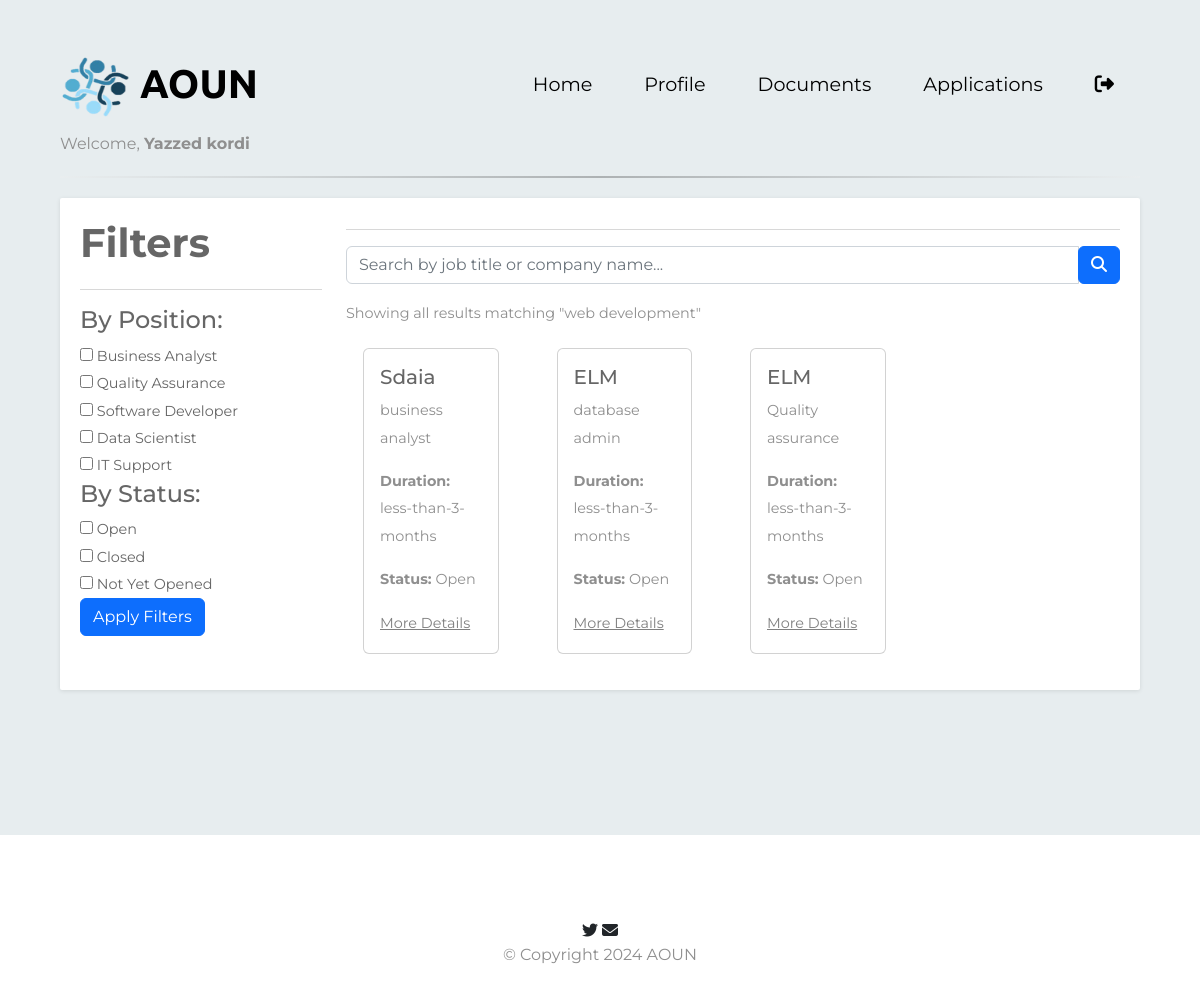
Screenshot of /HomePage_student (signed in) with the database file from the repository.
### flaskapp/flaskapp/models.py (models this page shows)
class Opportunity(db.Model):
    id = db.Column(db.Integer, primary_key=True)
    OppDuration = db.Column(db.String(50), nullable=False)
    OppCity = db.Column(db.String(50), nullable=False)
    OppJobTitle = db.Column(db.String(100), nullable=False)
    OppJobDesc = db.Column(db.Text, nullable=False)
    open_date = db.Column(db.DateTime, nullable=False)
    close_date = db.Column(db.DateTime, nullable=False)
    company_id = db.Column(db.Integer, db.ForeignKey('company.id'), nullable=False)
    applications = db.relationship('Apply', backref='applied_opportunities', lazy=True)

class Company(db.Model):
    id = db.Column(db.Integer, primary_key=True)
    CompName = db.Column(db.String(100), nullable=False)
    CompCity = db.Column(db.String(50), nullable=True)
    CompNum = db.Column(db.String(15), nullable=True)
    CompEmail = db.Column(db.String(100), nullable=False)
    CompWebsite = db.Column(db.String(100), nullable=True)
    CompIndustry = db.Column(db.String(100), nullable=True)
    CompPic = db.Column(db.String(200), nullable=True)
    CompPass = db.Column(db.String(100), nullable=False)
    CompFile = db.Column(db.String(100), nullable=False)
    verify = db.Column(db.Boolean, nullable=True, default=False)
    CompLogo = db.Column(db.String(100), nullable=True)
    opportunities = db.relationship('Opportunity', backref='company', lazy=True)

### flaskapp/flaskapp/app.py (the view, shortened to what this page needs)
@app.route('/HomePage_student', methods=['GET', 'POST'])
def HomePage_student():
    student = session.get('student')
    current_time = datetime.utcnow()
    search_query = request.args.get('search_query', '').strip()
    filter_category = request.args.get('filter_category', '').strip()
    filter_status = request.args.get('filter_status', '').strip()
    query = Opportunity.query
    if filter_category:
        query = query.filter(Opportunity.OppJobTitle.like(f"%{filter_category}%"))
    opportunities = query.all()
    return render_template('student/HomePage_student.html',
                           student=student,
                           opportunities=opportunities,
                           current_time=current_time,
                           search_query=search_query,
                           filter_category=filter_category,
                           filter_status=filter_status)

### flaskapp/flaskapp/templates/student/HomePage_student.html (shortened to what this page needs)
<!DOCTYPE html>
<html>
  <head>
    <link
      rel="stylesheet"
      href="https://cdn.jsdelivr.net/npm/bootstrap@5.2.0/dist/css/bootstrap.min.css"
    />
    <link
      rel="stylesheet"
      href="{{ url_for('static', filename='css/main.css') }}"
    />
    <link
      rel="stylesheet"
      href="{{ url_for('static', filename='css/student/stu_home.css') }}"
    />
  </head>
  <body>
    <section id="title">
      <div class="container-fluid">
        <nav class="navbar navbar-expand-lg navbar-dark">
          <a
            class="navbar-brand"
            href="{{ url_for('HomePage') }}"
            style="display: flex; align-items: center"
          >
            <img
              src="{{ url_for('static', filename='images/aounlogo.png') }}"
              alt="Website Logo"
              width="70"
              height="70"
              style="margin-right: 10px"
            />
            <span>AOUN</span>
          </a>
          <div class="collapse navbar-collapse" id="navbarTogglerDemo02">
            <ul class="navbar-nav ms-auto">
              <li class="nav-item">
                <a class="nav-link" href="{{ url_for('HomePage_student') }}"
                  >Home</a
                >
              </li>
              <li class="nav-item">
                <a class="nav-link" href="{{ url_for('profile') }}">Profile</a>
              </li>
              <li class="nav-item">
                <a class="nav-link" href="{{ url_for('doucment') }}"
                  >Documents</a
                >
              </li>
              <li class="nav-item">
                <a class="nav-link" href="{{ url_for('appliaction') }}"
                  >Applications</a
                >
              </li>
              <li class="nav-item">
                <a class="nav-link" href="{{ url_for('logout') }}"
                  ><i
                    class="fa-solid fa-right-from-bracket"
                    style="color: #000000"
                  ></i
                ></a>
              </li>
            </ul>
          </div>
        </nav>
        <div class="welcome">
          <p>
            Welcome,
            <strong>
              {% if student %} {{ student['StFName'] }} {{ student['StLName'] }}
              {% else %} No user found. {% endif %}
            </strong>
          </p>
        </div>
        <hr class="styled-hr" />
        <div class="row">
          <div class="container">
            <div class="row">
              <div class="col-md-12">
                <div class="grid search">
                  <div class="grid-body">
                    <div class="row">
                      <div class="col-md-3">
                        <h2 class="grid-title">Filters</h2>
                        <hr />
                        <form
                          action="{{ url_for('HomePage_student') }}"
                          method="GET"
                        >
                          <h4>By Position:</h4>
                          <div class="checkbox">
                            <label
                              ><input type="checkbox" name="filter_category"
                              value="Business Analyst" > Business
                              Analyst</label
                            >
                          </div>
                          <div class="checkbox">
                            <label
                              ><input type="checkbox" name="filter_category"
                              value="Quality Assurance" > Quality
                              Assurance</label
                            >
                          </div>
                          <div class="checkbox">
                            <label
                              ><input type="checkbox" name="filter_category"
                              value="Software Developer" >
                              Software Developer</label
                            >
                          </div>
                          <div class="checkbox">
                            <label
                              ><input type="checkbox" name="filter_category"
                              value="Data Scientist" > Data
                              Scientist</label
                            >
                          </div>
                          <div class="checkbox">
                            <label
                              ><input type="checkbox" name="filter_category"
                              value="IT Support" > IT Support</label
                            >
                          </div>
                          <h4>By Status:</h4>
                          <div class="checkbox">
                            <label
                              ><input type="checkbox" name="filter_status"
                              value="Open" > Open</label
                            >
                          </div>
                          <div class="checkbox">
                            <label
                              ><input type="checkbox" name="filter_status"
                              value="Closed" > Closed</label
                            >
                          </div>
                          <div class="checkbox">
                            <label
                              ><input type="checkbox" name="filter_status"
                              value="Not Yet Opened" > Not Yet
                              Opened</label
                            >
                          </div>
                          <button type="submit" class="btn btn-primary">
                            Apply Filters
                          </button>
                        </form>
                      </div>
                      <div class="col-md-9">
                        <hr />
                        <form
                          action="{{ url_for('HomePage_student') }}"
                          method="GET"
                          class="input-group mb-3"
                        >
                          <input
                            type="text"
                            name="search_query"
                            class="form-control"
                            value="{{ search_query }}"
                            placeholder="Search by job title or company name..."
                          />
                          <span class="input-group-btn">
                            <button class="btn btn-primary" type="submit">
                              <i class="fa fa-search"></i>
                            </button>
                          </span>
                        </form>
                        <p>Showing all results matching "web development"</p>
                        <div class="container">
                          <div class="row">
                            {% for opportunity in opportunities %}
                            <div class="col-md-3 mb-3">
                              <div class="card custom-card-size">
                                <div class="card-body">
                                  <h5 class="card-title">
                                    {{ opportunity.company.CompName }}
                                  </h5>
                                  <p class="card-text">
                                    {{ opportunity.OppJobTitle }}
                                  </p>
                                  <p class="card-text">
                                    <strong>Duration:</strong> {{
                                    opportunity.OppDuration }}
                                  </p>
                                  {% if opportunity.open_date > current_time %}
                                  <p class="card-text">
                                    <strong>Status:</strong> Not Yet Opened
                                  </p>
                                  {% elif opportunity.close_date < current_time
                                  %}
                                  <p class="card-text">
                                    <strong>Status:</strong> Closed
                                  </p>
                                  {% else %}
                                  <p class="card-text">
                                    <strong>Status:</strong> Open
                                  </p>
                                  {% endif %}
                                  <a
                                    href="#"
                                    class="more-details-link"
                                    data-bs-toggle="modal"
                                    data-bs-target="#detailsModal{{ opportunity.id }}"
                                    >More Details</a
                                  >
                                </div>
                              </div>
                            </div>
                            {% endfor %}
                          </div>
                        </div>
                      </div>
                    </div>
                  </div>
                </div>
              </div>
            </div>
          </div>
        </div>
      </div>
    </section>
    <footer id="footer">
      <i class="social-icon fa-brands fa-twitter"></i>
      <i class="social-icon fa-solid fa-envelope"></i>
      <p>© Copyright 2024 AOUN</p>
    </footer>
  </body>
</html>

### flaskapp/flaskapp/static/css/main.css (style rules this page uses)
body { font-family: "Montserrat"; background-image: url(images/login-bg.png); }
#title { background-color: #e7edef; color: #000000; }
h2 { font-family: "Montserrat"; font-weight: bold; font-size: 2.5rem; line-height: 1.5; }
p { color: #8f8f8f; }
.container-fluid { padding: 3% 5% 10%; }
.navbar-brand { font-family: "Ubuntu"; font-size: 2.5rem; font-weight: bold; color: #000000; }
.nav-item { padding: 0 18px; }
.nav-link { font-size: 1.2rem; font-family: "Montserrat"; color: #000000; }
.card { margin: 5px; }
.styled-hr { border: 0; height: 2px; background-image: linear-gradient(to right, #f0f0f0, #000000, #f0f0f0); margin: 20px 0; }
#footer { padding: 7% 15%; text-align:center; }

### flaskapp/flaskapp/static/css/student/stu_home.css (style rules this page uses)
.grid { position: relative; width: 100%; background: #fff; color: #666666; border-radius: 2px; margin-bottom: 25px; box-shadow: 0px 1px 4px rgba(0, 0, 0, 0.1); }
.grid .grid-body { padding: 15px 20px 15px 20px; font-size: 0.9em; line-height: 1.9em; }
a { text-decoration: none; color: white; }
.custom-card-size { width: 80%; max-width: 200px; height: auto; }
.more-details-link { color: grey; text-decoration: underline; }

### rows the page displays
Opportunity: company.CompName "Sdaia", OppJobTitle "business analyst", OppDuration "less-than-3-months", shows "Status:"
Opportunity: company.CompName "ELM", OppJobTitle "database admin", OppDuration "less-than-3-months", shows "Status:"
Opportunity: company.CompName "ELM", OppJobTitle "Quality assurance", OppDuration "less-than-3-months", shows "Status:"

### other values shown
{{ student['StFName'] }} "Yazzed"
{{ student['StLName'] }} "kordi"
